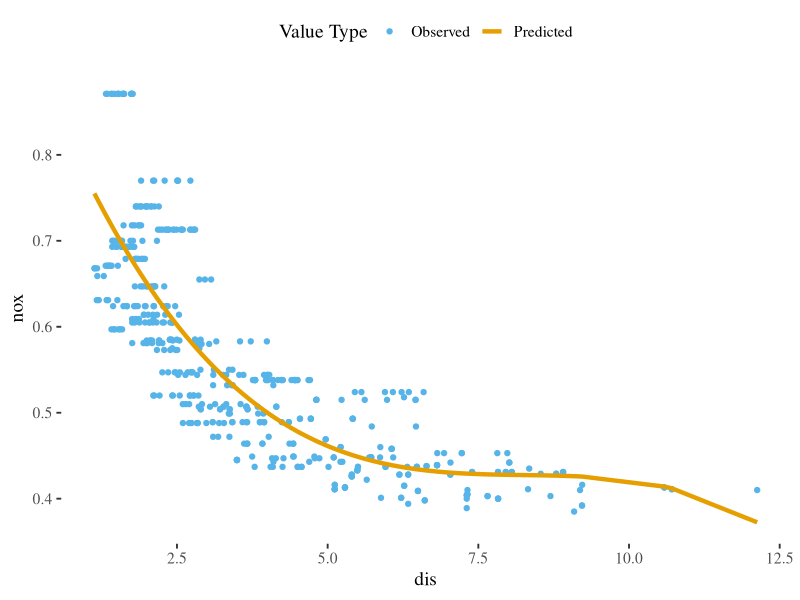
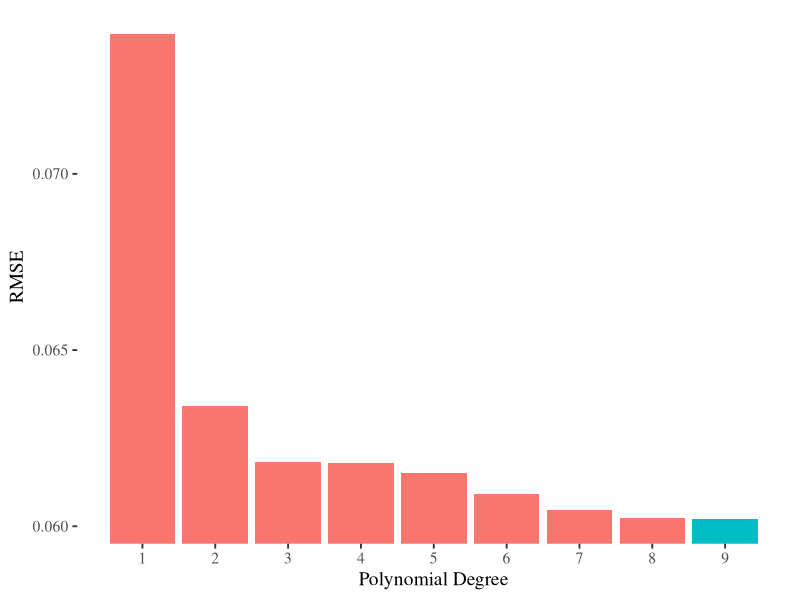
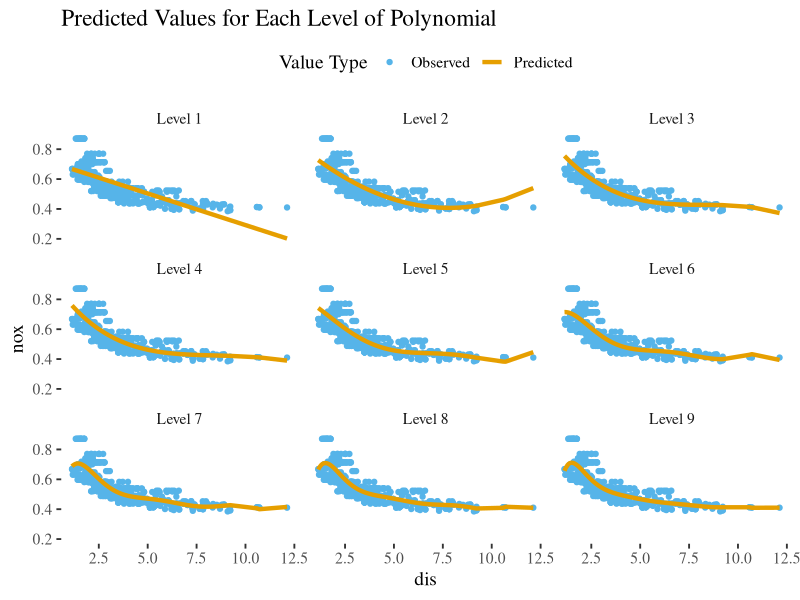
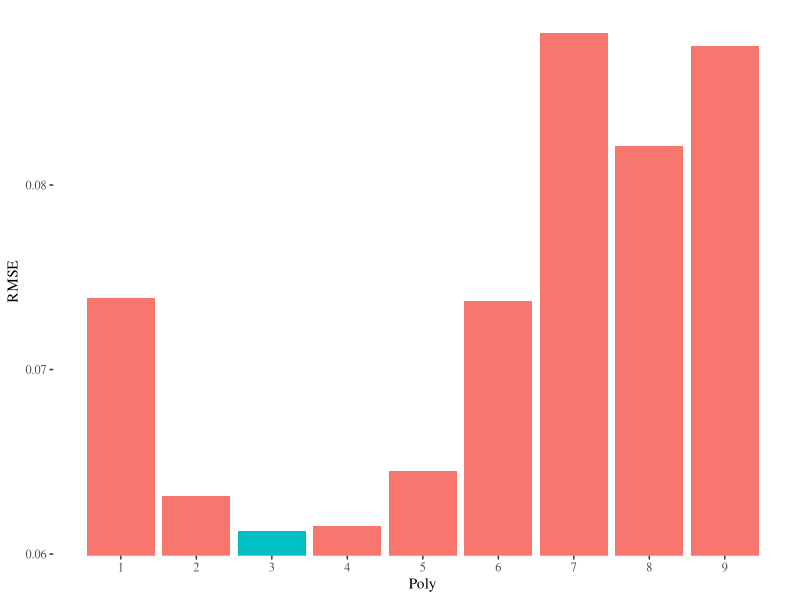
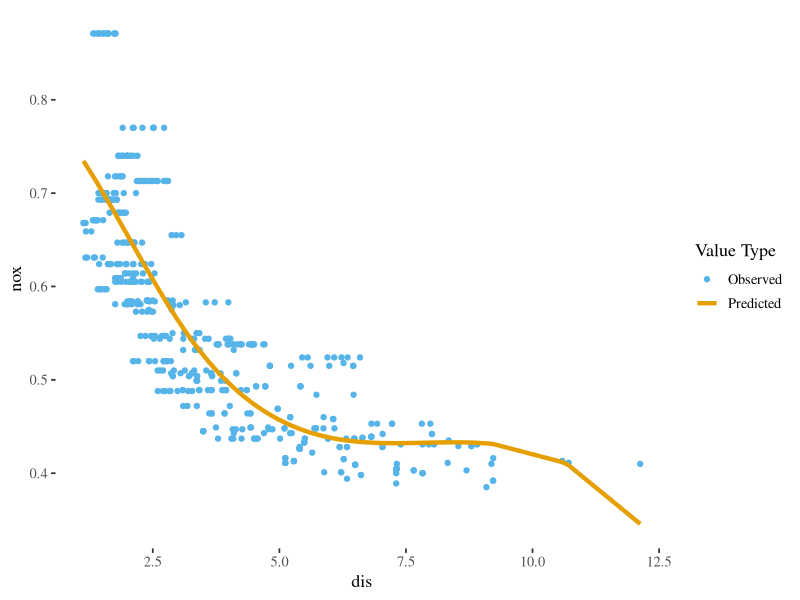
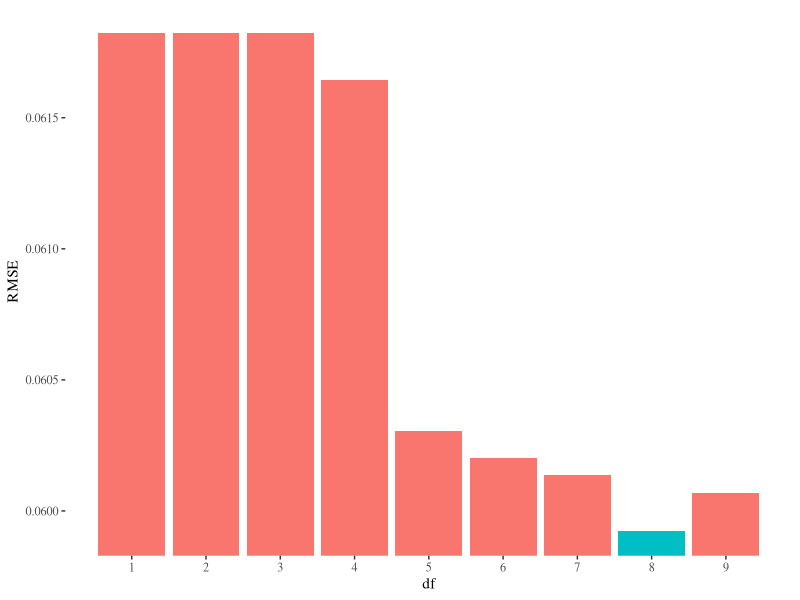
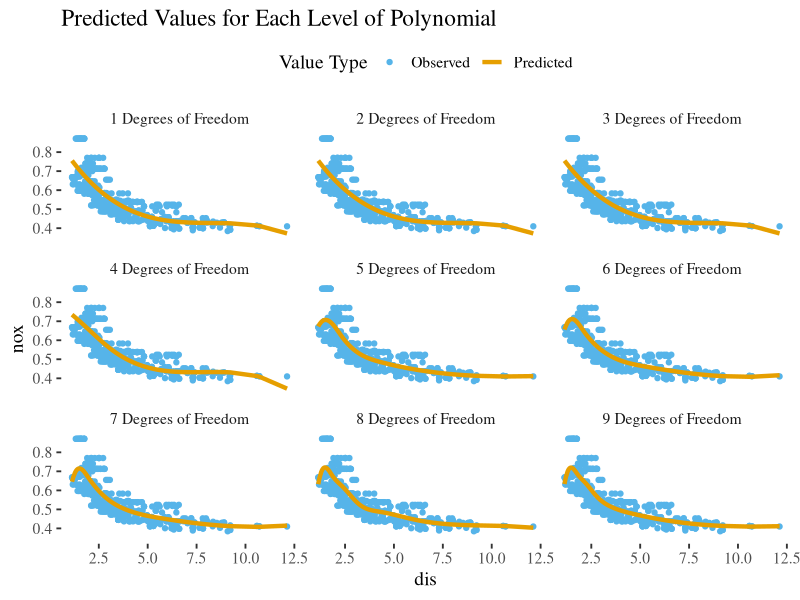
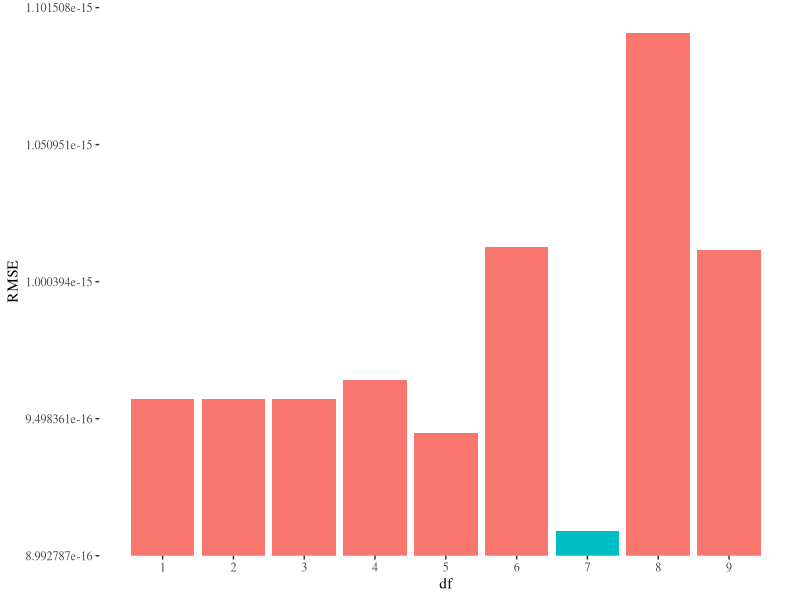

Recreate these plots in R, in order.
# a)
set.seed(1)
require(MASS); require(tidyverse); require(ggplot2); require(ggthemes)
require(broom); require(knitr); require(caret)
theme_set(theme_tufte(base_size = 14) + theme(legend.position = 'top'))
data('Boston')

model <- lm(nox ~ poly(dis, 3), data = Boston)
tidy(model) %>%
  kable(digits = 3)

Boston %>%
  mutate(pred = predict(model, Boston)) %>%
  ggplot() +
  geom_point(aes(dis, nox, col = '1')) +
  geom_line(aes(dis, pred, col = '2'), size = 1.5) +
  scale_color_manual(name = 'Value Type',
                     labels = c('Observed', 'Predicted'),
                     values = c('#56B4E9', '#E69F00'))


# b)
errors <- list()
models <- list()
pred_df <- data_frame(V1 = 1:506)
for (i in 1:9) {
  models[[i]] <- lm(nox ~ poly(dis, i), data = Boston)
  preds <- predict(models[[i]])
  pred_df[[i]] <- preds
  errors[[i]] <- sqrt(mean((Boston$nox - preds)^2))
}

errors <- unlist(errors)

names(pred_df) <- paste('Level', 1:9)
data_frame(RMSE = errors) %>%
  mutate(Poly = row_number()) %>%
  ggplot(aes(Poly, RMSE, fill = Poly == which.min(errors))) +
  geom_col() + 
  guides(fill = FALSE) +
  scale_x_continuous(breaks = 1:9) +
  coord_cartesian(ylim = c(min(errors), max(errors))) +
  labs(x = 'Polynomial Degree')

Boston %>%
  cbind(pred_df) %>%
  gather(Polynomial, prediction, -(1:14)) %>%
  mutate(Polynomial = factor(Polynomial, 
                             levels = unique(as.character(Polynomial)))) %>%
  ggplot() + 
  ggtitle('Predicted Values for Each Level of Polynomial') +
  geom_point(aes(dis, nox, col = '1')) + 
  geom_line(aes(dis, prediction, col = '2'), size = 1.5) +
  scale_color_manual(name = 'Value Type',
                     labels = c('Observed', 'Predicted'),
                     values = c('#56B4E9', '#E69F00')) +
  facet_wrap(~ Polynomial, nrow = 3)

# c)
errors <- list()

folds <- sample(1:10, 506, replace = TRUE)
errors <- matrix(NA, 10, 9)
for (k in 1:10) {
  for (i in 1:9) {
    model <- lm(nox ~ poly(dis, i), data = Boston[folds != k,])
    pred <- predict(model, Boston[folds == k,])
    errors[k, i] <- sqrt(mean((Boston$nox[folds == k] - pred)^2))
  }
}

errors <- apply(errors, 2, mean)

data_frame(RMSE = errors) %>%
  mutate(Poly = row_number()) %>%
  ggplot(aes(Poly, RMSE, fill = Poly == which.min(errors))) +
  geom_col() + theme_tufte() + guides(fill = FALSE) +
  scale_x_continuous(breaks = 1:9) +
  coord_cartesian(ylim = range(errors))
# The model with polynomial degree 4 is chosen for testing on out-of-sample data. When we plot different polynomial powers, we can observe that this is the maximum degree that does not exhibit overfitting in a blatant manner.

# d)
require(splines)
require(knitr)
library(broom)
model <- lm(nox ~ bs(dis, df = 4), data = Boston)

kable(tidy(model), digits = 3)

library(ggthemes)
Boston %>%
  mutate(pred = predict(model)) %>%
  ggplot() +
  geom_point(aes(dis, nox, col = '1')) + 
  geom_line(aes(dis, pred, col = '2'), size = 1.5) +
  scale_color_manual(name = 'Value Type',
                     labels = c('Observed', 'Predicted'),
                     values = c('#56B4E9', '#E69F00')) +
  theme_tufte(base_size = 13)
# The model determines that each of the various bases is statistically significant. The prediction line appears to accurately represent the data without being overfit.

# e)
errors <- list()
models <- list()
pred_df <- data_frame(V1 = 1:506)
for (i in 1:9) {
  models[[i]] <- lm(nox ~ bs(dis, df = i), data = Boston)
  preds <- predict(models[[i]])
  pred_df[[i]] <- preds
  errors[[i]] <- sqrt(mean((Boston$nox - preds)^2))
}

names(pred_df) <- paste(1:9, 'Degrees of Freedom')
data_frame(RMSE = unlist(errors)) %>%
  mutate(df = row_number()) %>%
  ggplot(aes(df, RMSE, fill = df == which.min(errors))) +
  geom_col() + guides(fill = FALSE) + theme_tufte() +
  scale_x_continuous(breaks = 1:9) +
  coord_cartesian(ylim = range(errors))

Boston %>%
  cbind(pred_df) %>%
  gather(df, prediction, -(1:14)) %>%
  mutate(df = factor(df, levels = unique(as.character(df)))) %>%
  ggplot() + ggtitle('Predicted Values for Each Level of Polynomial') +
  geom_point(aes(dis, nox, col = '1')) + 
  geom_line(aes(dis, prediction, col = '2'), size = 1.5) +
  scale_color_manual(name = 'Value Type',
                     labels = c('Observed', 'Predicted'),
                     values = c('#56B4E9', '#E69F00')) +
  facet_wrap(~ df, nrow = 3)
# when trained and tested on the same data, a model with very high complexity is deemed the best.

# f)
folds <- sample(1:10, size = 506, replace = TRUE)
errors <- matrix(NA, 10, 9)
models <- list()
for (k in 1:10) {
  for (i in 1:9) {
    models[[i]] <- lm(nox ~ bs(nox, df = i), data = Boston[folds != k,])
    pred <- predict(models[[i]], Boston[folds == k,])
    errors[k, i] <- sqrt(mean((Boston$nox[folds == k] - pred)^2))
  }
}

errors <- apply(errors, 2, mean)

data_frame(RMSE = errors) %>%
  mutate(df = row_number()) %>%
  ggplot(aes(df, RMSE, fill = df == which.min(errors))) +
  geom_col() + theme_tufte() + guides(fill = FALSE) +
  scale_x_continuous(breaks = 1:9) +
  coord_cartesian(ylim = range(errors))
# A simpler model is adopted after validation on out-of-sample data. Similar to the polynomial validation, this model is the most complicated one that does not exhibit overfitting in an obvious manner.